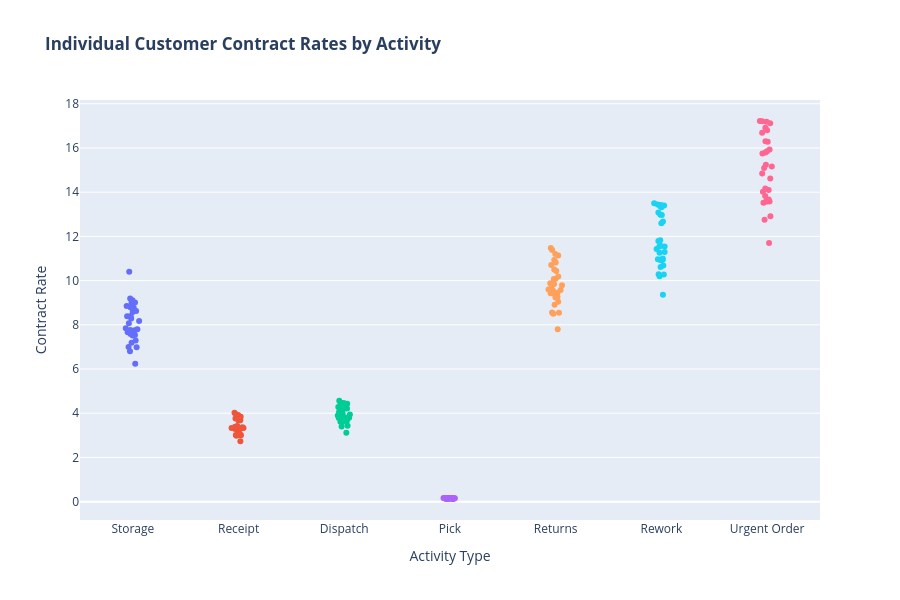

Notebook cell for this chart:
### Code cell
fig = px.strip(
    customer_pricing_df,
    x='Activity Type',
    y='Contract Rate',
    color='Activity Type',
    title="<b>Individual Customer Contract Rates by Activity</b>",
    hover_data=['Customer Id'],
    stripmode='overlay'
)

fig.update_layout(height=600, showlegend=False)
fig.show()

### Figure 1 — Plotly figure (JSON) as saved in the notebook; plotly's stock layout.template omitted (floating-point values rounded to 4 significant figures)
{"data": [{"alignmentgroup": "True", "boxpoints": "all", "customdata": [["C001"], ["C002"], ["C003"], ["C004"], ["C005"], ["C006"], ["C007"], ["C008"], ["C009"], ["C010"], ["C011"], ["C012"], ["C013"], ["C014"], ["C015"], ["C016"], ["C017"], ["C018"], ["C019"], ["C020"], ["C021"], ["C022"], ["C023"], ["C024"], ["C025"], ["C026"], ["C027"], ["C028"], ["C029"], ["C030"]], "fillcolor": "rgba(255,255,255,0)", "hoveron": "points", "hovertemplate": "Activity Type=%{x}<br>Contract Rate=%{y}<br>Customer Id=%{customdata[0]}<extra></extra>", "legendgroup": "Storage", "line": {"color": "rgba(255,255,255,0)"}, "marker": {"color": "#636efa"}, "name": "Storage", "offsetgroup": "Storage", "orientation": "v", "pointpos": 0, "showlegend": true, "type": "box", "x": ["Storage", "Storage", "Storage", "Storage", "Storage", "Storage", "Storage", "Storage", "Storage", "Storage", "Storage", "Storage", "Storage", "Storage", "Storage", "Storage", "Storage", "Storage", "Storage", "Storage", "Storage", "Storage", "Storage", "Storage", "Storage", "Storage", "Storage", "Storage", "Storage", "Storage"], "x0": " ", "xaxis": "x", "y": [8.96, 6.24, 8.4, 6.8, 10.4, 7.0, 7.66, 8.17, 8.77, 6.99, 8.39, 9.11, 8.28, 8.58, 8.07, 9.01, 7.77, 7.52, 8.78, 7.29, 7.19, 9.0, 8.85, 7.75, 7.8, 8.62, 7.58, 7.54, 7.84, 9.19], "y0": " ", "yaxis": "y"}, {"alignmentgroup": "True", "boxpoints": "all", "customdata": [["C001"], ["C002"], ["C003"], ["C004"], ["C005"], ["C006"], ["C007"], ["C008"], ["C009"], ["C010"], ["C011"], ["C012"], ["C013"], ["C014"], ["C015"], ["C016"], ["C017"], ["C018"], ["C019"], ["C020"], ["C021"], ["C022"], ["C023"], ["C024"], ["C025"], ["C026"], ["C027"], ["C028"], ["C029"], ["C030"]], "fillcolor": "rgba(255,255,255,0)", "hoveron": "points", "hovertemplate": "Activity Type=%{x}<br>Contract Rate=%{y}<br>Customer Id=%{customdata[0]}<extra></extra>", "legendgroup": "Receipt", "line": {"color": "rgba(255,255,255,0)"}, "marker": {"color": "#EF553B"}, "name": "Receipt", "offsetgroup": "Receipt", "orientation": "v", "pointpos": 0, "showlegend": true, "type": "box", "x": ["Receipt", "Receipt", "Receipt", "Receipt", "Receipt", "Receipt", "Receipt", "Receipt", "Receipt", "Receipt", "Receipt", "Receipt", "Receipt", "Receipt", "Receipt", "Receipt", "Receipt", "Receipt", "Receipt", "Receipt", "Receipt", "Receipt", "Receipt", "Receipt", "Receipt", "Receipt", "Receipt", "Receipt", "Receipt", "Receipt"], "x0": " ", "xaxis": "x", "y": [3.92, 2.73, 3.68, 2.98, 3.42, 3.28, 3.32, 3.33, 3.01, 3.03, 3.76, 3.74, 3.27, 3.02, 3.39, 3.36, 3.83, 3.32, 3.11, 4.02, 3.29, 3.33, 3.38, 3.67, 3.76, 3.84, 3.84, 3.37, 3.95, 3.0], "y0": " ", "yaxis": "y"}, {"alignmentgroup": "True", "boxpoints": "all", "customdata": [["C001"], ["C002"], ["C003"], ["C004"], ["C005"], ["C006"], ["C007"], ["C008"], ["C009"], ["C010"], ["C011"], ["C012"], ["C013"], ["C014"], ["C015"], ["C016"], ["C017"], ["C018"], ["C019"], ["C020"], ["C021"], ["C022"], ["C023"], ["C024"], ["C025"], ["C026"], ["C027"], ["C028"], ["C029"], ["C030"]], "fillcolor": "rgba(255,255,255,0)", "hoveron": "points", "hovertemplate": "Activity Type=%{x}<br>Contract Rate=%{y}<br>Customer Id=%{customdata[0]}<extra></extra>", "legendgroup": "Dispatch", "line": {"color": "rgba(255,255,255,0)"}, "marker": {"color": "#00cc96"}, "name": "Dispatch", "offsetgroup": "Dispatch", "orientation": "v", "pointpos": 0, "showlegend": true, "type": "box", "x": ["Dispatch", "Dispatch", "Dispatch", "Dispatch", "Dispatch", "Dispatch", "Dispatch", "Dispatch", "Dispatch", "Dispatch", "Dispatch", "Dispatch", "Dispatch", "Dispatch", "Dispatch", "Dispatch", "Dispatch", "Dispatch", "Dispatch", "Dispatch", "Dispatch", "Dispatch", "Dispatch", "Dispatch", "Dispatch", "Dispatch", "Dispatch", "Dispatch", "Dispatch", "Dispatch"], "x0": " ", "xaxis": "x", "y": [4.48, 3.12, 4.2, 3.4, 3.77, 4.25, 4.15, 3.97, 3.79, 3.77, 3.92, 4.21, 4.46, 3.79, 4.23, 3.78, 3.8, 4.57, 3.62, 3.94, 4.28, 4.06, 3.9, 4.39, 4.28, 3.69, 3.61, 3.66, 3.43, 4.43], "y0": " ", "yaxis": "y"}, {"alignmentgroup": "True", "boxpoints": "all", "customdata": [["C001"], ["C002"], ["C003"], ["C004"], ["C005"], ["C006"], ["C007"], ["C008"], ["C009"], ["C010"], ["C011"], ["C012"], ["C013"], ["C014"], ["C015"], ["C016"], ["C017"], ["C018"], ["C019"], ["C020"], ["C021"], ["C022"], ["C023"], ["C024"], ["C025"], ["C026"], ["C027"], ["C028"], ["C029"], ["C030"]], "fillcolor": "rgba(255,255,255,0)", "hoveron": "points", "hovertemplate": "Activity Type=%{x}<br>Contract Rate=%{y}<br>Customer Id=%{customdata[0]}<extra></extra>", "legendgroup": "Pick", "line": {"color": "rgba(255,255,255,0)"}, "marker": {"color": "#ab63fa"}, "name": "Pick", "offsetgroup": "Pick", "orientation": "v", "pointpos": 0, "showlegend": true, "type": "box", "x": ["Pick", "Pick", "Pick", "Pick", "Pick", "Pick", "Pick", "Pick", "Pick", "Pick", "Pick", "Pick", "Pick", "Pick", "Pick", "Pick", "Pick", "Pick", "Pick", "Pick", "Pick", "Pick", "Pick", "Pick", "Pick", "Pick", "Pick", "Pick", "Pick", "Pick"], "x0": " ", "xaxis": "x", "y": [0.17, 0.12, 0.16, 0.13, 0.17, 0.17, 0.14, 0.16, 0.14, 0.13, 0.15, 0.13, 0.14, 0.14, 0.16, 0.17, 0.15, 0.16, 0.13, 0.13, 0.16, 0.16, 0.13, 0.16, 0.15, 0.14, 0.16, 0.16, 0.16, 0.14], "y0": " ", "yaxis": "y"}, {"alignmentgroup": "True", "boxpoints": "all", "customdata": [["C001"], ["C002"], ["C003"], ["C004"], ["C005"], ["C006"], ["C007"], ["C008"], ["C009"], ["C010"], ["C011"], ["C012"], ["C013"], ["C014"], ["C015"], ["C016"], ["C017"], ["C018"], ["C019"], ["C020"], ["C021"], ["C022"], ["C023"], ["C024"], ["C025"], ["C026"], ["C027"], ["C028"], ["C029"], ["C030"]], "fillcolor": "rgba(255,255,255,0)", "hoveron": "points", "hovertemplate": "Activity Type=%{x}<br>Contract Rate=%{y}<br>Customer Id=%{customdata[0]}<extra></extra>", "legendgroup": "Returns", "line": {"color": "rgba(255,255,255,0)"}, "marker": {"color": "#FFA15A"}, "name": "Returns", "offsetgroup": "Returns", "orientation": "v", "pointpos": 0, "showlegend": true, "type": "box", "x": ["Returns", "Returns", "Returns", "Returns", "Returns", "Returns", "Returns", "Returns", "Returns", "Returns", "Returns", "Returns", "Returns", "Returns", "Returns", "Returns", "Returns", "Returns", "Returns", "Returns", "Returns", "Returns", "Returns", "Returns", "Returns", "Returns", "Returns", "Returns", "Returns", "Returns"], "x0": " ", "xaxis": "x", "y": [11.2, 7.8, 10.5, 8.5, 8.56, 9.6, 9.54, 11.38, 9.85, 10.18, 8.91, 11.48, 11.14, 9.67, 9.24, 9.58, 9.43, 10.82, 10.71, 10.43, 10.07, 9.26, 10.08, 9.45, 9.79, 10.93, 9.88, 9.04, 9.4, 8.54], "y0": " ", "yaxis": "y"}, {"alignmentgroup": "True", "boxpoints": "all", "customdata": [["C001"], ["C002"], ["C003"], ["C004"], ["C005"], ["C006"], ["C007"], ["C008"], ["C009"], ["C010"], ["C011"], ["C012"], ["C013"], ["C014"], ["C015"], ["C016"], ["C017"], ["C018"], ["C019"], ["C020"], ["C021"], ["C022"], ["C023"], ["C024"], ["C025"], ["C026"], ["C027"], ["C028"], ["C029"], ["C030"]], "fillcolor": "rgba(255,255,255,0)", "hoveron": "points", "hovertemplate": "Activity Type=%{x}<br>Contract Rate=%{y}<br>Customer Id=%{customdata[0]}<extra></extra>", "legendgroup": "Rework", "line": {"color": "rgba(255,255,255,0)"}, "marker": {"color": "#19d3f3"}, "name": "Rework", "offsetgroup": "Rework", "orientation": "v", "pointpos": 0, "showlegend": true, "type": "box", "x": ["Rework", "Rework", "Rework", "Rework", "Rework", "Rework", "Rework", "Rework", "Rework", "Rework", "Rework", "Rework", "Rework", "Rework", "Rework", "Rework", "Rework", "Rework", "Rework", "Rework", "Rework", "Rework", "Rework", "Rework", "Rework", "Rework", "Rework", "Rework", "Rework", "Rework"], "x0": " ", "xaxis": "x", "y": [13.44, 9.36, 12.6, 10.2, 10.68, 10.29, 12.67, 13.08, 12.97, 10.92, 11.58, 13.42, 13.5, 11.54, 13.32, 11.79, 11.54, 13.37, 11.82, 10.94, 10.61, 11.29, 12.98, 10.94, 11.0, 13.4, 10.97, 10.28, 11.26, 11.43], "y0": " ", "yaxis": "y"}, {"alignmentgroup": "True", "boxpoints": "all", "customdata": [["C001"], ["C002"], ["C003"], ["C004"], ["C005"], ["C006"], ["C007"], ["C008"], ["C009"], ["C010"], ["C011"], ["C012"], ["C013"], ["C014"], ["C015"], ["C016"], ["C017"], ["C018"], ["C019"], ["C020"], ["C021"], ["C022"], ["C023"], ["C024"], ["C025"], ["C026"], ["C027"], ["C028"], ["C029"], ["C030"]], "fillcolor": "rgba(255,255,255,0)", "hoveron": "points", "hovertemplate": "Activity Type=%{x}<br>Contract Rate=%{y}<br>Customer Id=%{customdata[0]}<extra></extra>", "legendgroup": "Urgent Order", "line": {"color": "rgba(255,255,255,0)"}, "marker": {"color": "#FF6692"}, "name": "Urgent Order", "offsetgroup": "Urgent Order", "orientation": "v", "pointpos": 0, "showlegend": true, "type": "box", "x": ["Urgent Order", "Urgent Order", "Urgent Order", "Urgent Order", "Urgent Order", "Urgent Order", "Urgent Order", "Urgent Order", "Urgent Order", "Urgent Order", "Urgent Order", "Urgent Order", "Urgent Order", "Urgent Order", "Urgent Order", "Urgent Order", "Urgent Order", "Urgent Order", "Urgent Order", "Urgent Order", "Urgent Order", "Urgent Order", "Urgent Order", "Urgent Order", "Urgent Order", "Urgent Order", "Urgent Order", "Urgent Order", "Urgent Order", "Urgent Order"], "x0": " ", "xaxis": "x", "y": [16.8, 11.7, 15.75, 12.75, 15.24, 14.84, 15.09, 16.92, 15.93, 17.19, 17.12, 14.1, 13.6, 13.57, 12.91, 15.85, 13.58, 13.67, 15.79, 16.28, 13.52, 16.69, 17.22, 16.3, 14.62, 14.02, 14.17, 13.83, 15.16, 17.21], "y0": " ", "yaxis": "y"}], "layout": {"boxmode": "overlay", "height": 600, "legend": {"title": {"text": "Activity Type"}, "tracegroupgap": 0}, "showlegend": false, "title": {"text": "<b>Individual Customer Contract Rates by Activity</b>"}, "xaxis": {"anchor": "y", "categoryarray": ["Storage", "Receipt", "Dispatch", "Pick", "Returns", "Rework", "Urgent Order"], "categoryorder": "array", "domain": [0, 1], "title": {"text": "Activity Type"}}, "yaxis": {"anchor": "x", "domain": [0, 1], "title": {"text": "Contract Rate"}}}}
